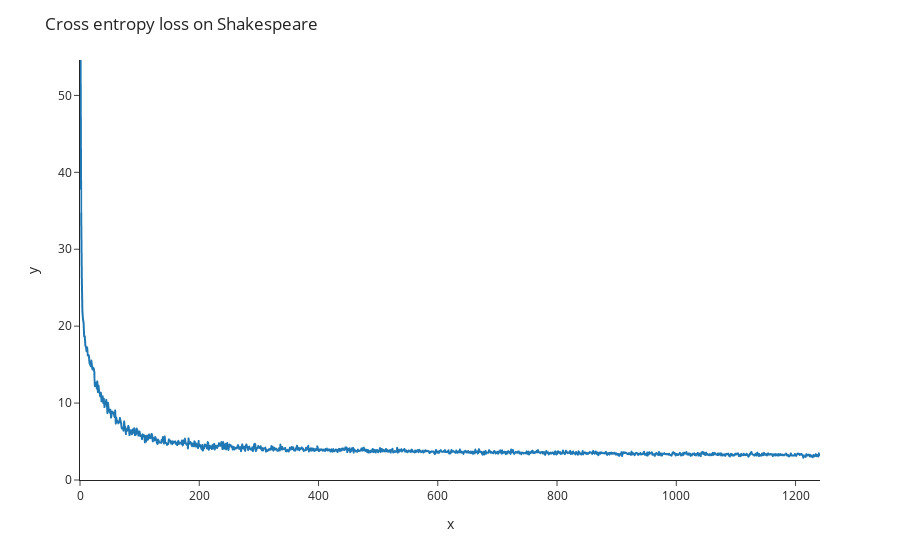

This figure's notebook cell:
### Code cell
loss_list, accuracy_list = train_transformer(trainloader, epochs, loss_fn)

fig = px.line(y=loss_list, template="simple_white")
fig.update_layout(title="Cross entropy loss on Shakespeare", yaxis_range=[0, max(loss_list)])
fig.show()

### Figure 1 — Plotly figure (JSON) as saved in the notebook; plotly's stock layout.template omitted (floating-point values rounded to 4 significant figures; data arrays with more than 128 entries replaced by an {"elided": "..."} marker saying what was removed)
{"data": [{"hovertemplate": "x=%{x}<br>y=%{y}<extra></extra>", "legendgroup": "", "line": {"color": "#1F77B4", "dash": "solid"}, "marker": {"symbol": "circle"}, "mode": "lines", "name": "", "showlegend": false, "type": "scattergl", "x": {"elided": "1242 int values"}, "xaxis": "x", "y": {"elided": "1242 float values"}, "yaxis": "y"}], "layout": {"legend": {"tracegroupgap": 0}, "margin": {"t": 60}, "title": {"text": "Cross entropy loss on Shakespeare"}, "xaxis": {"anchor": "y", "domain": [0, 1], "title": {"text": "x"}}, "yaxis": {"anchor": "x", "domain": [0, 1], "range": [0, 54.61], "title": {"text": "y"}}}}
